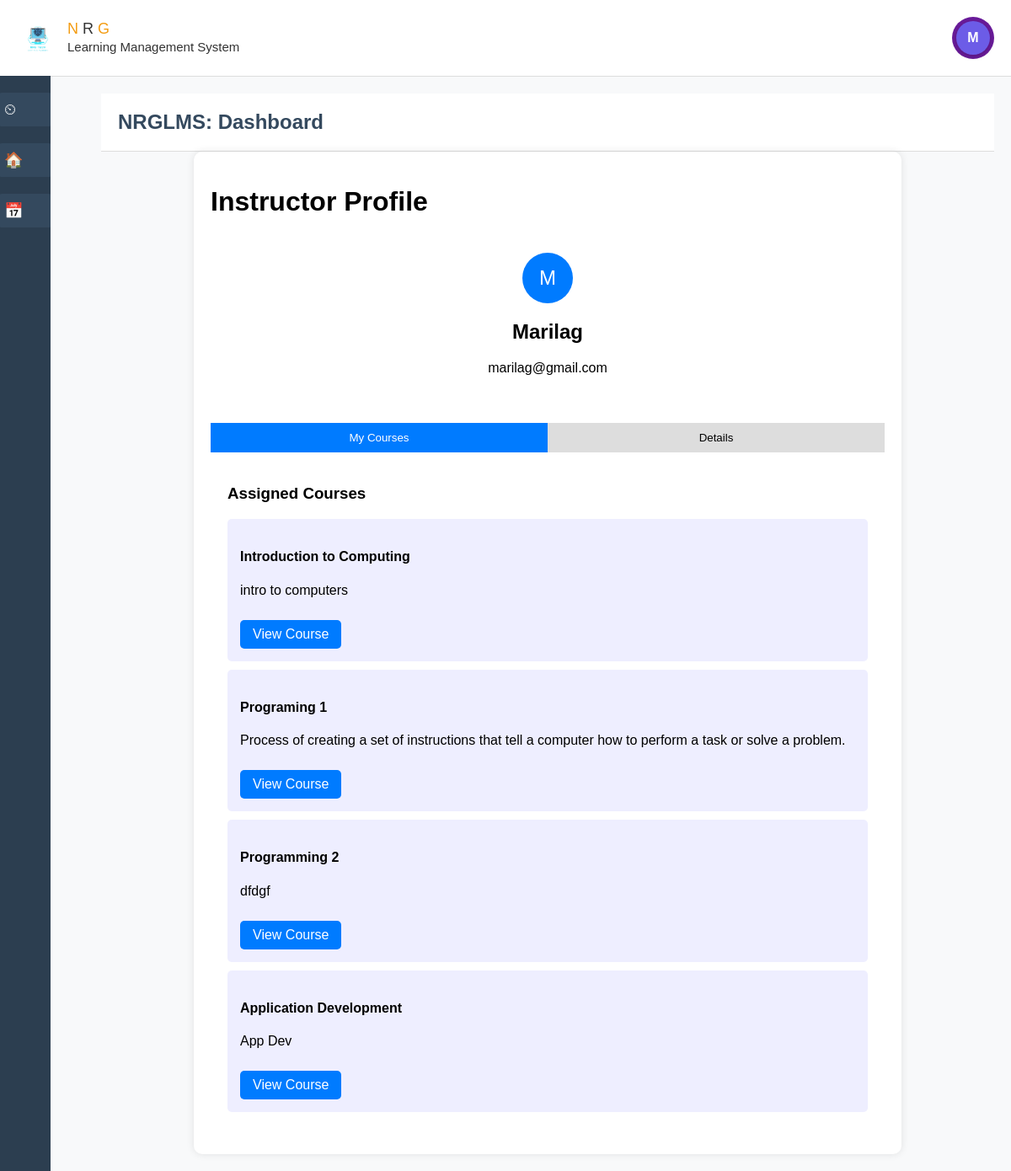
Screenshot of /iprofile.php (signed in) with the database file from the repository.
### tables this page shows
CREATE TABLE `courses` (
  `course_id` int(11) NOT NULL,
  `course_name` varchar(255) NOT NULL,
  `description` text DEFAULT NULL,
  `instructor_id` int(11) DEFAULT NULL,
  `school_year` varchar(20) NOT NULL,
  `course_code` varchar(50) NOT NULL DEFAULT ''
);

### iprofile.php (the view, shortened to what this page needs)
<?php
include('db.php');
$instructor_id = $_SESSION['user_id'];
$name = $_SESSION['name'] ?? 'Instructor';
$email = $_SESSION['email'] ?? 'No Email';
$first_letter = strtoupper(substr($name, 0, 1));
$stmt = $conn->prepare("SELECT course_id, course_name, description FROM courses WHERE instructor_id = ?");
$stmt->bind_param("i", $instructor_id);
$stmt->execute();
$result = $stmt->get_result();
$assigned_courses = $result->fetch_all(MYSQLI_ASSOC);
?>
<!DOCTYPE html>
<html lang="en">
<head>
    <link rel="stylesheet" href="dashboard/db.css">
</head>
<body>
<header class="header">
    <div class="logo-container">
        <div class="logo">
            <img src="img/log.png" alt="LMS Logo">
            <div class="logo-text">
                <span>N</span> R <span>G</span><br>
                <small>Learning Management System</small>
            </div>
        </div>
    </div>
    <div class="icons">
        <div class="profile">
            <div id="profile-icon" class="profile-icon"><?= $first_letter ?></div>
        </div>
    </div>
</header>
<div class="sidebar">
    <a href="admindb.php">⏲ <span>Admin Dashboard</span></a>
    <a href="adminsite.php">🏠 <span>Site Home</span></a>
    <a href="calendar.php">📅 <span>Calendar</span></a>
</div>
<div class="content">
    <div class="header">
        <h1>NRGLMS: Dashboard</h1>
    </div>
<div class="container">
    <h1>Instructor Profile</h1>
    <div class="profile-card">
        <div class="circle"><?php echo $first_letter; ?></div>
        <h2><?php echo htmlspecialchars($name); ?></h2>
        <p><?php echo htmlspecialchars($email); ?></p>
    </div>
    <div class="tabs">
        <button class="tab-btn active" onclick="openTab('courses')">My Courses</button>
        <button class="tab-btn" onclick="openTab('details')">Details</button>
    </div>
    <div id="courses" class="tab-content active">
        <h3>Assigned Courses</h3>
        <?php if (empty($assigned_courses)): ?>
            <p>You are not assigned to any courses yet.</p>
        <?php else: ?>
            <?php foreach ($assigned_courses as $course): ?>
                <div class="course-card">
                    <h4><?php echo htmlspecialchars($course['course_name']); ?></h4>
                    <p><?php echo htmlspecialchars($course['description']); ?></p>
                    <a href="cd.php?id=<?php echo $course['course_id']; ?>" class="view-btn">View Course</a>
                </div>
            <?php endforeach; ?>
        <?php endif; ?>
    </div>
</div>
</body>
</html>

### dashboard/db.css (style rules this page uses)
body { font-family: Arial, sans-serif; margin: 0; padding: 0; background-color: #f8f9fa; }
.logo-container { display: flex; align-items: center; }
.logo { display: flex; align-items: center; }
.logo img { height: 50px; margin-right: 10px; }
.logo-text { font-size: 18px; color: #333; }
.logo-text span { color: #f39c12; }
.icons { display: flex; align-items: center; }
.profile { position: relative; }
.profile-icon { display: flex; align-items: center; justify-content: center; width: 40px; height: 40px; background-color: #6c5ce7; color: #fff; font-weight: bold; font-size: 16px; border-radius: 50%; cursor: pointer; box-shadow: 0 2px 6px rgba(0, 0, 0, 0.2); }
.sidebar { width: 60px; background-color: #2c3e50; position: fixed; top: 90px; bottom: 0; display: flex; flex-direction: column; align-items: center; padding-top: 20px; transition: all 0.3s ease; overflow: hidden; }
.sidebar a { width: 100%; height: 40px; display: flex; justify-content: start; align-items: center; background-color: #34495e; color: white; border-radius: 8px; margin-bottom: 20px; text-decoration: none; font-size: 18px; padding-left: 10px; position: relative; transition: background-color 0.3s ease; }
.content { margin-left: 100px; padding: 20px; transition: margin-left 0.3s ease; }
.header { background-color: #ffffff; padding: 20px; border-bottom: 1px solid #ddd; display: flex; justify-content: space-between; align-items: center; }
.header h1 { font-size: 24px; margin: 0; color: #34495e; }
.header .profile { background-color: #6a1b9a; color: white; border-radius: 50%; width: 50px; height: 50px; display: flex; justify-content: center; align-items: center; font-size: 20px; }

### iprofile.php (style rules this page uses)
.container { max-width: 800px; margin: auto; background: white; padding: 20px; border-radius: 10px; box-shadow: 0 0 10px rgba(0, 0, 0, 0.1); }
.profile-card { text-align: center; padding: 20px; }
.circle { width: 60px; height: 60px; background: #007bff; color: white; border-radius: 50%; display: flex; justify-content: center; align-items: center; font-size: 24px; margin: auto; }
.tabs { display: flex; margin-top: 20px; justify-content: space-around; cursor: pointer; }
.tab-btn { padding: 10px; background: #ddd; border: none; cursor: pointer; width: 50%; text-align: center; }
.tab-btn.active { background: #007bff; color: white; }
.tab-content { display: none; padding: 20px; }
.tab-content.active { display: block; }
.course-card { background: #eef; padding: 15px; border-radius: 5px; margin-bottom: 10px; }
.view-btn { display: inline-block; margin-top: 10px; padding: 8px 15px; background: #007bff; color: white; text-decoration: none; border-radius: 5px; }

### rows the page displays
courses: course_name "Introduction to Computing", description "intro to computers"
courses: course_name "Programing 1", description "Process of creating a set of instructions that tell a computer how to perform a task or solve a problem."
courses: course_name "Programming 2", description "dfdgf"
courses: course_name "Application Development", description "App Dev"

### other values shown
$first_letter "M"
$name "Marilag"
$email "marilag@gmail.com"
